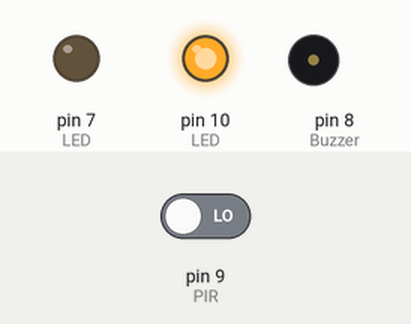
This program was run on a simulated Arduino Uno, built with avr-gcc and run on an emulated ATmega328P. Parts: output pins drawn as LEDs (lit = HIGH), buzzer (waves = sounding, pin HIGH). The test bench sets the inputs (shaded band); at power-on: pin 9 (PIR) LOW.

Above: at 1.0 s.
1.1 s: pin 9 (PIR) driven HIGH
At 2.2 s:
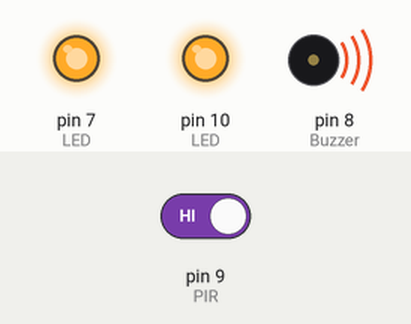
2.6 s: pin 9 (PIR) driven LOW
At 3.3 s:
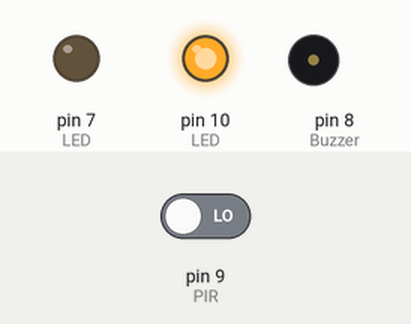
Timing chart, 0 to 5.6 s (numbered marks = the images above; inputs shaded):
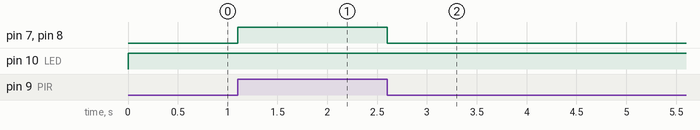

The program:

main.cpp
```cpp
#include <Arduino.h>

#define F_CPU 16000000UL

#include <avr/io.h>
#include <util/delay.h>

int main(void)
{
    // -----------------------------------
    // Pin Configuration
    // -----------------------------------
    // PB2 -> System LED
    // PB1 -> PIR Sensor Input
    // PB0 -> Buzzer
    // PD7 -> Detection LED
    // -----------------------------------

    // Configure outputs
    DDRB |= (1 << PB2);   // System LED output
    DDRB |= (1 << PB0);   // Buzzer output
    DDRD |= (1 << PD7);   // Detection LED output

    // Configure input
    DDRB &= ~(1 << PB1);  // PIR input

    while (1)
    {
        // System ON indication LED
        PORTB |= (1 << PB2);

        // Check PIR sensor
        if (PINB & (1 << PB1))
        {
            // Motion detected

            PORTB |= (1 << PB0);   // Buzzer ON
            PORTD |= (1 << PD7);   // LED ON
        }
        else
        {
            // No motion detected

            PORTB &= ~(1 << PB0);  // Buzzer OFF
            PORTD &= ~(1 << PD7);  // LED OFF
        }

        _delay_ms(100);
    }
}
```

Measured:
- after the input at 1.1 s, pin 7 (LED), pin 8 (Buzzer): LOW → HIGH at once
- after the input at 2.6 s, pin 7 (LED), pin 8 (Buzzer): HIGH → LOW at once
